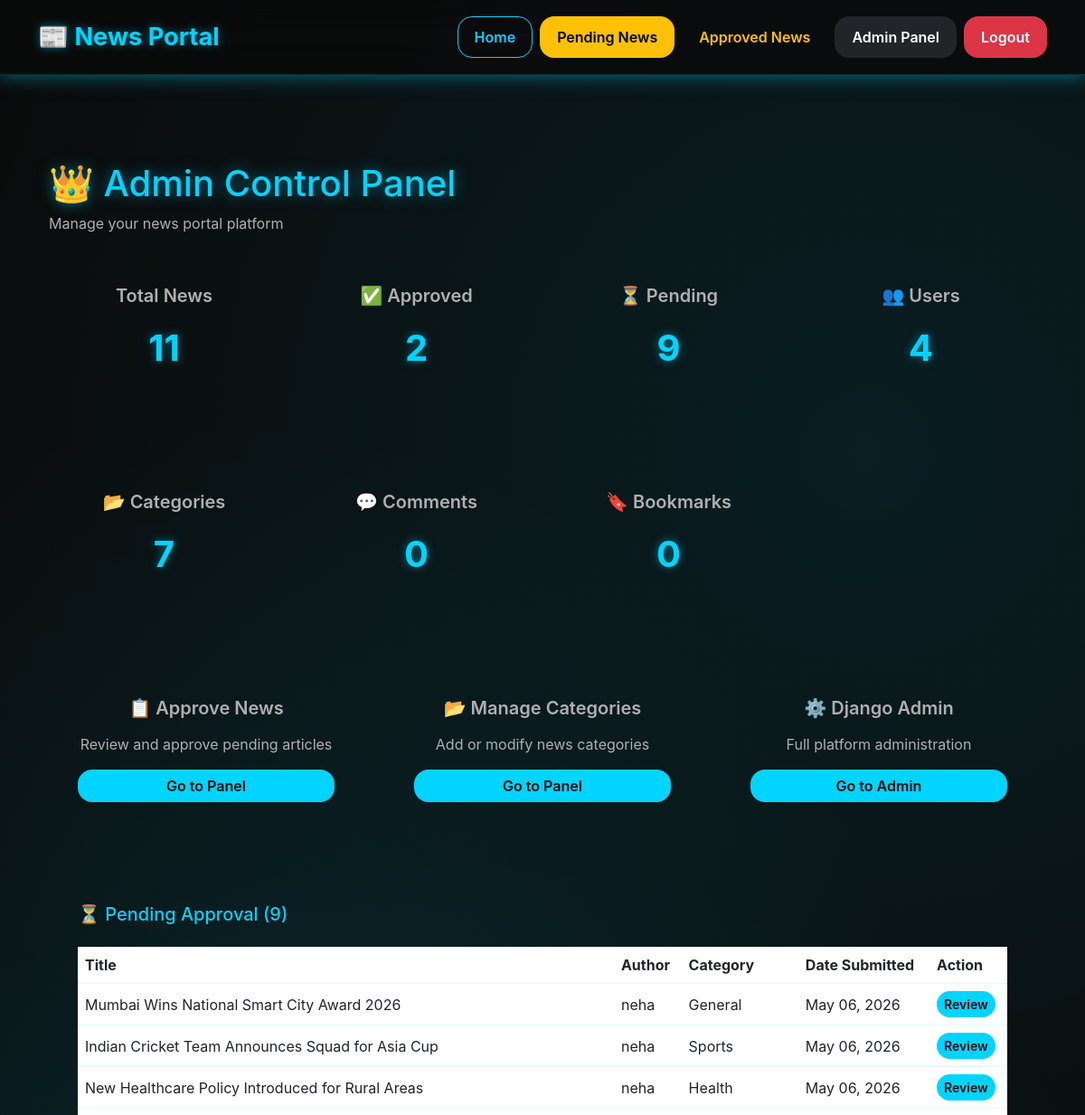
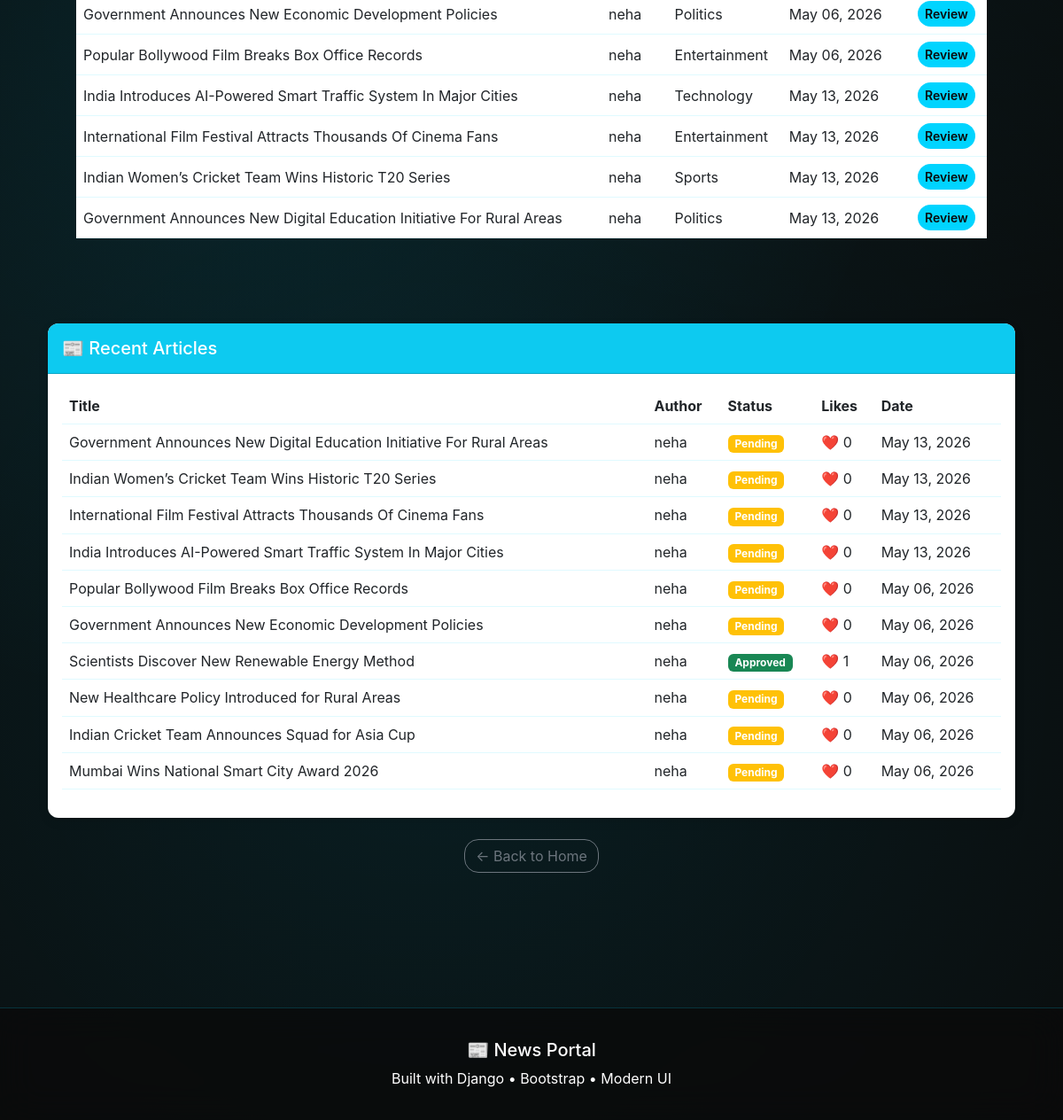
Page /admin-dashboard/ (signed in) on the committed database (2 pictures, top to bottom).
### newsapp/models.py (models this page shows, shortened)
class News(models.Model):
    title = models.CharField(max_length=200)
    content = models.TextField()
    image = models.ImageField(upload_to='news/')
    category = models.ForeignKey(Category, on_delete=models.CASCADE)
    author = models.ForeignKey(User, on_delete=models.CASCADE)
    is_approved = models.BooleanField(default=False)
    likes = models.ManyToManyField(User, related_name='liked_news', blank=True)
    created_at = models.DateTimeField(auto_now_add=True)

class Category(models.Model):
    name = models.CharField(max_length=100)
    def __str__(self):
        return self.name

### newsapp/views.py (the view)
# urls.py: path('admin-dashboard/', views.admin_dashboard, name='admin_dashboard'),
@login_required
@user_passes_test(is_admin)
def admin_dashboard(request):
    context = {
        'total_news': News.objects.count(),
        'approved_news': News.objects.filter(
            is_approved=True
        ).count(),
        'pending_news': News.objects.filter(
            is_approved=False
        ).count(),
        'total_users': User.objects.count(),
        'total_categories': Category.objects.count(),
        'total_comments': Comment.objects.count(),
        'total_bookmarks': Bookmark.objects.count(),
        'pending_articles': News.objects.filter(
            is_approved=False
        ).select_related('author'),
        'recent_articles': News.objects.all().order_by(
            '-created_at'
        )[:10],
    }
    return render(
        request,
        'admin_dashboard.html',
        context
    )

### newsapp/views.py (called while the page is built)
def is_admin(user):
    return user.groups.filter(name='Admin').exists() or user.is_superuser

### templates/admin_dashboard.html (shortened to what this page needs)
{% extends "base.html" %}
{% block content %}
<div class="container my-5">
    <h1 class="mb-2" style="color: var(--primary); text-shadow: 0 0 15px rgba(0, 212, 255, 0.5);">👑 Admin Control Panel</h1>
    <p class="text-muted mb-4">Manage your news portal platform</p>
    <div class="row mb-5">
        <div class="col-md-3 mb-3">
            <div class="admin-card">
                <div class="card-body text-center">
                    <h5 class="card-title">Total News</h5>
                    <div class="stat-number">{{ total_news }}</div>
                </div>
            </div>
        </div>
        <div class="col-md-3 mb-3">
            <div class="admin-card">
                <div class="card-body text-center">
                    <h5 class="card-title">✅ Approved</h5>
                    <div class="stat-number">{{ approved_news }}</div>
                </div>
            </div>
        </div>
        <div class="col-md-3 mb-3">
            <div class="admin-card">
                <div class="card-body text-center">
                    <h5 class="card-title">⏳ Pending</h5>
                    <div class="stat-number">{{ pending_news }}</div>
                </div>
            </div>
        </div>
        <div class="col-md-3 mb-3">
            <div class="admin-card">
                <div class="card-body text-center">
                    <h5 class="card-title">👥 Users</h5>
                    <div class="stat-number">{{ total_users }}</div>
                </div>
            </div>
        </div>
    </div>
    <div class="row mb-5">
        <div class="col-md-3 mb-3">
            <div class="admin-card">
                <div class="card-body text-center">
                    <h5 class="card-title">📂 Categories</h5>
                    <div class="stat-number">{{ total_categories }}</div>
                </div>
            </div>
        </div>
        <div class="col-md-3 mb-3">
            <div class="admin-card">
                <div class="card-body text-center">
                    <h5 class="card-title">💬 Comments</h5>
                    <div class="stat-number">{{ total_comments }}</div>
                </div>
            </div>
        </div>
        <div class="col-md-3 mb-3">
            <div class="admin-card">
                <div class="card-body text-center">
                    <h5 class="card-title">🔖 Bookmarks</h5>
                    <div class="stat-number">{{ total_bookmarks }}</div>
                </div>
            </div>
        </div>
    </div>
    <div class="row mb-5">
        <div class="col-md-4">
            <div class="admin-card">
                <div class="card-body text-center">
                    <h5 class="card-title">📋 Approve News</h5>
                    <p class="card-text text-muted">Review and approve pending articles</p>
                    <a href="/approve-news/" class="btn action-btn w-100">Go to Panel</a>
                </div>
            </div>
        </div>
        <div class="col-md-4">
            <div class="admin-card">
                <div class="card-body text-center">
                    <h5 class="card-title">📂 Manage Categories</h5>
                    <p class="card-text text-muted">Add or modify news categories</p>
                    <a href="/manage-categories/" class="btn action-btn w-100">Go to Panel</a>
                </div>
            </div>
        </div>
        <div class="col-md-4">
            <div class="admin-card">
                <div class="card-body text-center">
                    <h5 class="card-title">⚙️ Django Admin</h5>
                    <p class="card-text text-muted">Full platform administration</p>
                    <a href="/admin/" class="btn action-btn w-100">Go to Admin</a>
                </div>
            </div>
        </div>
    </div>
    {% if pending_articles %}
    <div class="admin-card mb-5">
        <div class="card-body">
            <h5 class="mb-4" style="color: var(--primary);">⏳ Pending Approval ({{ pending_news }})</h5>
            <div class="table-responsive">
                <table class="table table-hover" style="color: var(--text-main);">
                    <thead style="border-bottom: 1px solid rgba(0, 212, 255, 0.2);">
                        <tr>
                            <th>Title</th>
                            <th>Author</th>
                            <th>Category</th>
                            <th>Date Submitted</th>
                            <th>Action</th>
                        </tr>
                    </thead>
                    <tbody>
                        {% for article in pending_articles %}
                        <tr style="border-bottom: 1px solid rgba(0, 212, 255, 0.1);">
                            <td>{{ article.title }}</td>
                            <td>{{ article.author.username }}</td>
                            <td>{{ article.category }}</td>
                            <td>{{ article.created_at|date:'M d, Y' }}</td>
                            <td>
                                <a href="/approve-news/" class="btn action-btn btn-sm">Review</a>
                            </td>
                        </tr>
                        {% endfor %}
                    </tbody>
                </table>
            </div>
        </div>
    </div>
    {% endif %}
    <div class="card">
        <div class="card-header bg-info">
            <h5 class="mb-0">📰 Recent Articles</h5>
        </div>
        <div class="card-body">
            <div class="table-responsive">
                <table class="table table-hover">
                    <thead>
                        <tr>
                            <th>Title</th>
                            <th>Author</th>
                            <th>Status</th>
                            <th>Likes</th>
                            <th>Date</th>
                        </tr>
                    </thead>
                    <tbody>
                        {% for article in recent_articles %}
                        <tr>
                            <td>{{ article.title|truncatewords:10 }}</td>
                            <td>{{ article.author.username }}</td>
                            <td>
                                {% if article.is_approved %}
                                    <span class="badge bg-success">Approved</span>
                                {% else %}
                                    <span class="badge bg-warning">Pending</span>
                                {% endif %}
                            </td>
                            <td>❤️ {{ article.likes.count }}</td>
                            <td>{{ article.created_at|date:'M d, Y' }}</td>
                        </tr>
                        {% endfor %}
                    </tbody>
                </table>
            </div>
        </div>
    </div>
    <div class="text-center mt-4">
        <a href="/home/" class="btn btn-outline-secondary">← Back to Home</a>
    </div>
</div>
{% endblock %}

### templates/admin_dashboard.html (style rules this page uses)
.card { border: none; border-radius: 12px; box-shadow: 0 4px 12px rgba(0,0,0,0.1); margin-bottom: 1rem; }
.card-header { border-radius: 12px 12px 0 0 !important; padding: 1rem; color: white; font-weight: 600; }

### rows in the picture
News: title "Mumbai Wins National Smart City Award 2026", author.username "neha", category "General", created_at "May 06, 2026", is_approved "Pending", likes.count "0"
News: title "Indian Cricket Team Announces Squad for Asia Cup", author.username "neha", category "Sports", created_at "May 06, 2026", is_approved "Pending", likes.count "0"
News: title "New Healthcare Policy Introduced for Rural Areas", author.username "neha", category "Health", created_at "May 06, 2026", is_approved "Pending", likes.count "0"
News: title "Government Announces New Economic Development Policies", author.username "neha", category "Politics", created_at "May 06, 2026", is_approved "Pending", likes.count "0"
News: title "Popular Bollywood Film Breaks Box Office Records", author.username "neha", category "Entertainment", created_at "May 06, 2026", is_approved "Pending", likes.count "0"
News: title "India Introduces AI-Powered Smart Traffic System In Major Cities", author.username "neha", category "Technology", created_at "May 13, 2026", is_approved "Pending", likes.count "0"
News: title "International Film Festival Attracts Thousands Of Cinema Fans", author.username "neha", category "Entertainment", created_at "May 13, 2026", is_approved "Pending", likes.count "0"
News: title "Indian Women’s Cricket Team Wins Historic T20 Series", author.username "neha", category "Sports", created_at "May 13, 2026", is_approved "Pending", likes.count "0"
News: title "Government Announces New Digital Education Initiative For Rural Areas", author.username "neha", category "Politics", created_at "May 13, 2026", is_approved "Pending", likes.count "0"
News: title "Scientists Discover New Renewable Energy Method", author.username "neha", is_approved "Approved", likes.count "1", created_at "May 06, 2026"

### other values in the picture
{{ total_news }} "11"
{{ approved_news }} "2"
{{ pending_news }} "9"
{{ total_users }} "4"
{{ total_categories }} "7"
{{ total_comments }} "0"
{{ total_bookmarks }} "0"
